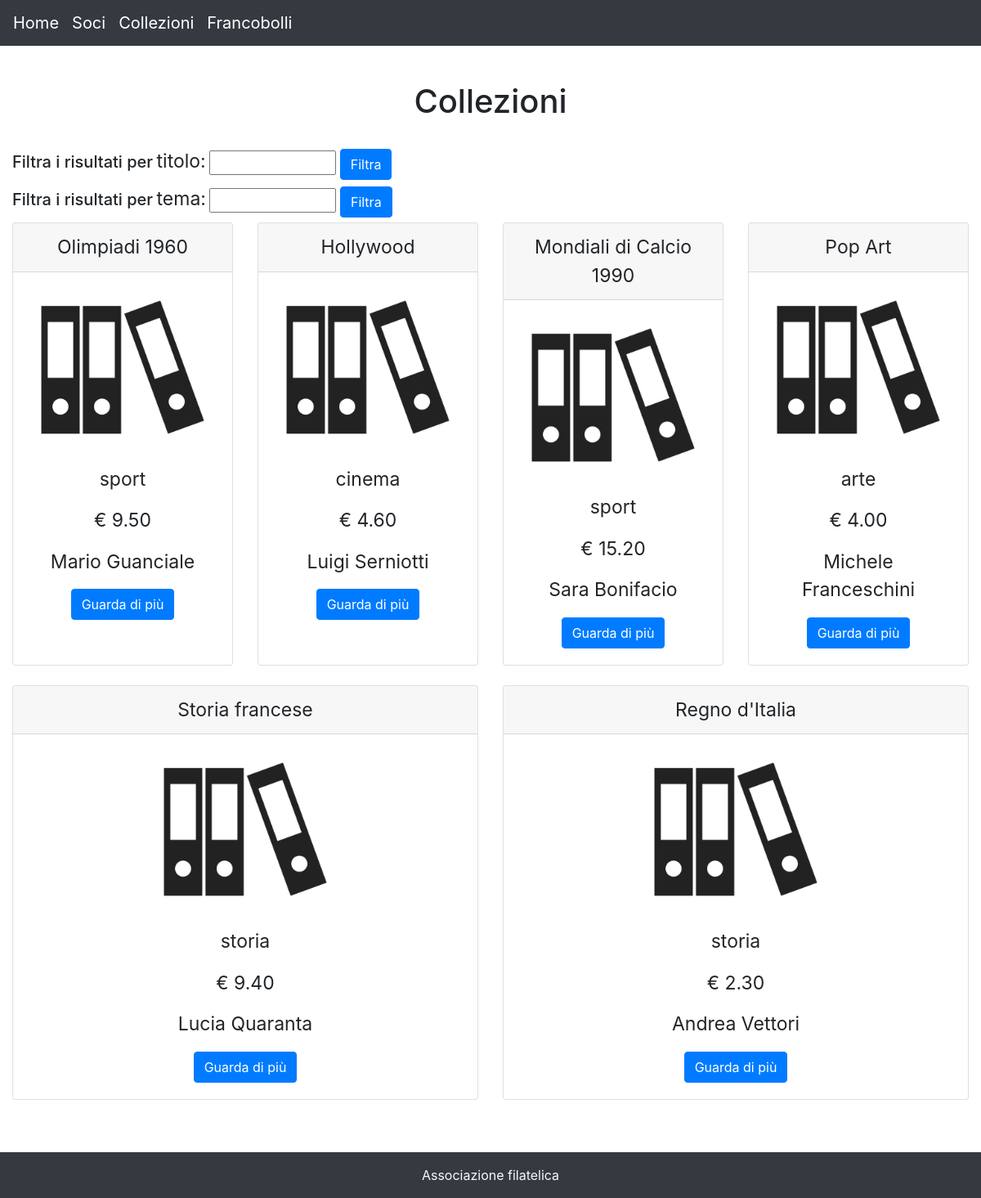
The app's page /collection.php, older data.
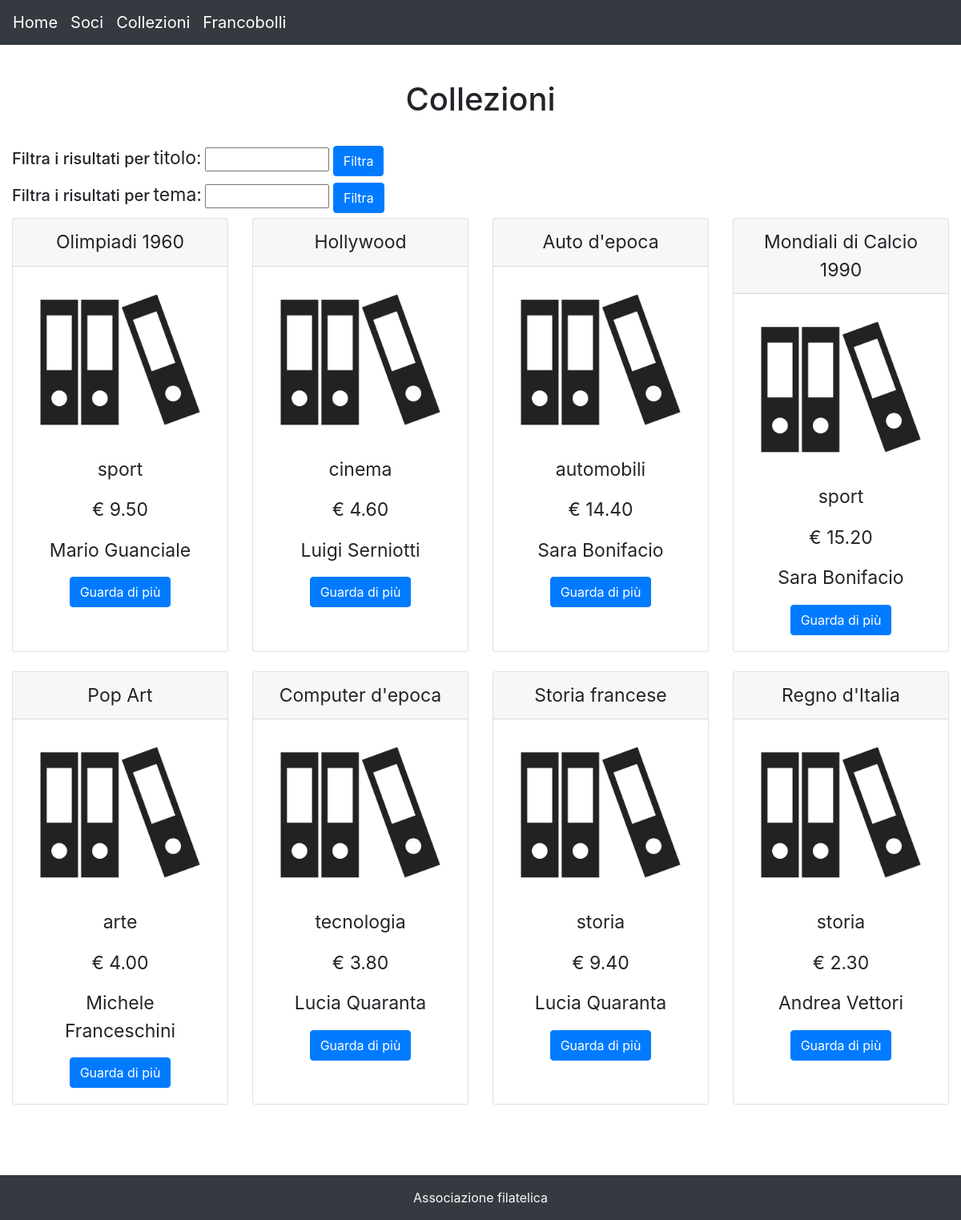
The same page, newer data.
### tables this page shows
CREATE TABLE collezioni(
  id INT PRIMARY KEY AUTO_INCREMENT,
  titolo VARCHAR(50) NOT NULL,
  collezionista INT NOT NULL,
  tema VARCHAR(30) NOT NULL,
  FOREIGN KEY(collezionista) REFERENCES collezionisti(id)
);

CREATE TABLE collezionisti(
  id INT PRIMARY KEY AUTO_INCREMENT,
  nome VARCHAR(30) NOT NULL,
  cognome VARCHAR(30) NOT NULL,
  genere ENUM ("M", "F")
);

### collection.php (the view, shortened to what this page needs)
<?php
require "libs/dbconnection.php";
$count = $card = 0;
if (isset($_GET['id'])) {
  $isCollection = 1; $id = $_GET['id'];
  try {
    if (isset($_POST['title'])){
      $titolo = '"%'.$_POST['title'].'%"';
      $sql = "SELECT * FROM prezzoCollezione WHERE collezionista = $id AND titolo LIKE $titolo";
    } else if (isset($_POST['topic'])){
      $tema = '"%'.$_POST['topic'].'%"';
      $sql = "SELECT * FROM prezzoCollezione WHERE collezionista = $id AND tema LIKE $tema";
    } else {
      $sql = "SELECT * FROM prezzoCollezione WHERE collezionista = $id";
    }
    $rs = $dbConnection->query($sql);
  } catch (PDOException $e) {
    die('Errore nella lettura delle collezioni.');
  }
  try {
    $sqlName = "SELECT * FROM collezionisti WHERE id = $id";
    $rsName = $dbConnection->query($sqlName);
  } catch (PDOException $e) {
    die('Errore nella lettura dei collezionisti.');
  }
  while($rowName = $rsName->fetch()){
    $title = $rowName['nome'] . " " . $rowName['cognome'];
    break;
  }
} else {
  $isCollection = 0; $title = "Collezioni";
  try {
    if (isset($_POST['title'])){
      $titolo = '"%'.$_POST['title'].'%"';
      $sql = "SELECT p.id, c.nome, c.cognome, p.titolo, p.tema, p.prezzo
              FROM collezionisti c, prezzoCollezione p
              WHERE c.id = p.collezionista AND p.titolo LIKE $titolo";
    } else if (isset($_POST['topic'])){
      $tema = '"%'.$_POST['topic'].'%"';
      $sql = "SELECT p.id, c.nome, c.cognome, p.titolo, p.tema, p.prezzo
              FROM collezionisti c, prezzoCollezione p
              WHERE c.id = p.collezionista AND p.tema LIKE $tema";
    } else {
      $sql = "SELECT p.id, c.nome, c.cognome, p.titolo, p.tema, p.prezzo
              FROM collezionisti c, prezzoCollezione p
              WHERE c.id = p.collezionista";
    }
    $rs = $dbConnection->query($sql);
  } catch (PDOException $e) {
    die('Errore nella lettura delle collezioni.');
  }
}
require "libs/header.php";
?>
<br><h1 class="text-center"><?= $title ?></h1><br>
<?php if($isCollection == 1){ $action = "collection.php?id=".$id;} else { $action = "collection.php"; } ?>
<div>
  <form action="<?= $action ?>" method="post">
    <label><h5>Filtra i risultati per </h5></label>
    <label>titolo:</label>
    <input type="text" name="title" style="width:155px">
    <input type="submit" value="Filtra" class="btn btn-primary">
  </form>
</div>
<div>
  <form action="<?= $action ?>" method="post">
    <label><h5>Filtra i risultati per </h5></label>
    <label>tema:</label>
    <input type="text" name="topic" style="width:155px">
    <input type="submit" value="Filtra" class="btn btn-primary">
  </form>
</div>
<?php while ($row = $rs->fetch()) : ?>
  <?php if($card % 4 == 0): ?> <div class="card-deck"> <?php endif; ?>
    <div class="card text-center" style="width: 25rem;">
      <div class="card-header" style="text-align: center;font-size:23px"><?php echo $row['titolo']; ?></div><p></p>
      <div class="card-img-top"> <img src="media/collezione.png" width="200" height="200"> </div>
      <div class="card-body">
        <p><?= $row['tema'] ?></p>
        <p>€ <?= $row['prezzo'] ?></p>
        <?php if($isCollection == 0): ?> <p><?= $row['nome']." ".$row['cognome'] ?></p> <?php endif; ?>
        <a href="poststamp.php?id=<?= $row['id'] ?>" class="btn btn-primary">Guarda di più</a>
      </div>
    </div>
  <?php if($card % 4 == 3): ?> </div><br> <?php endif; ?>
<?php $card = $card + 1; $count = $count + 1; endwhile; ?>
</div><br><br>
<?php require "libs/footer.php"; ?>

Row changes from the older to the newer data that the page shows:
added collezioni: titolo "Auto d'epoca", tema "automobili", prezzo "14.40", collezionista.nome "Sara", collezionista.cognome "Bonifacio"
added collezioni: titolo "Computer d'epoca", tema "tecnologia", prezzo "3.80", collezionista.nome "Lucia", collezionista.cognome "Quaranta"
